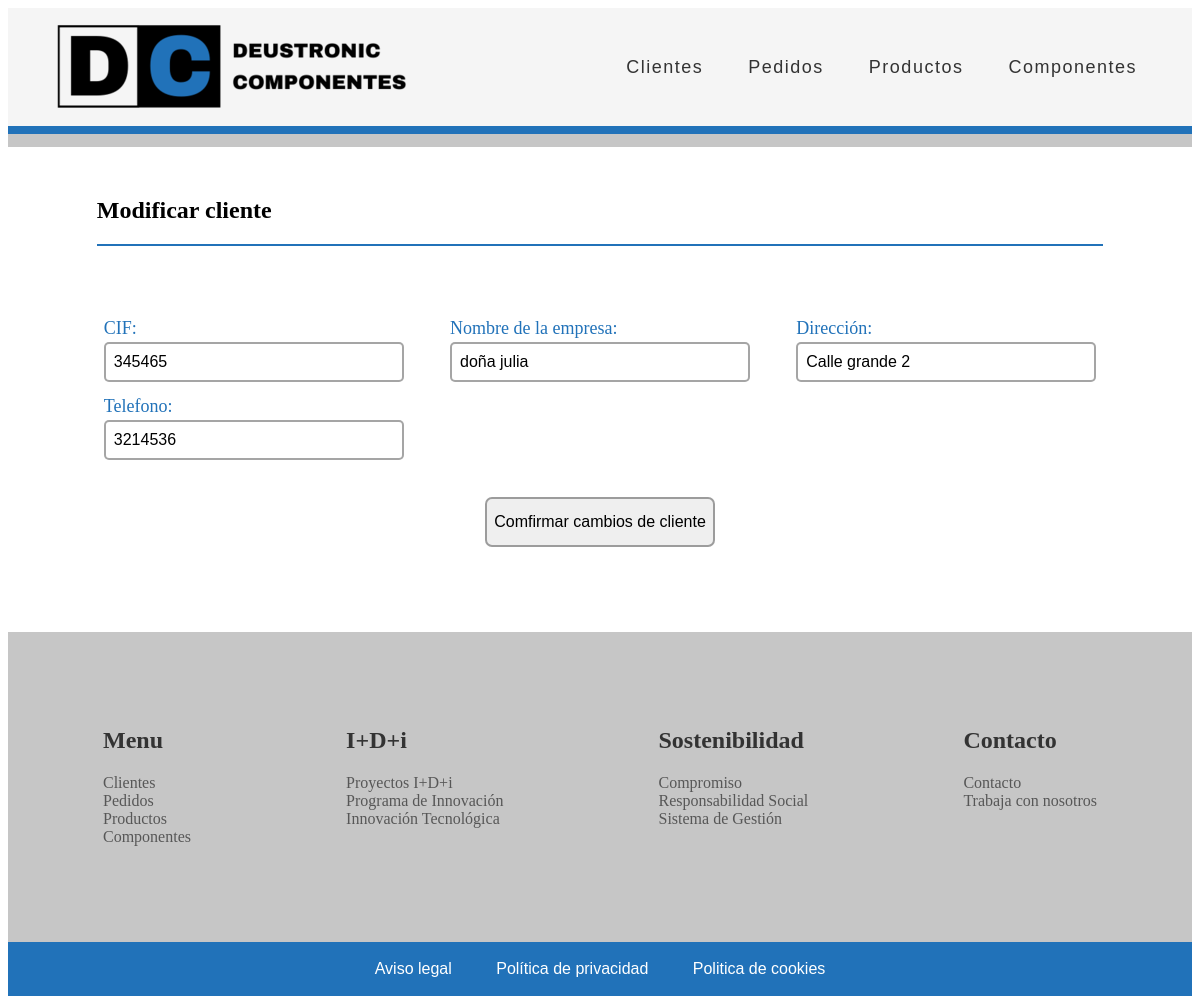
The page /appGestionPedidos/modificar-cliente/13/ on the database its author committed.
### appGestionPedidos/models.py (models this page shows, shortened)
class Cliente(models.Model):
    CIF = models.CharField(max_length=9, unique=True)
    nombreEmpresa = models.CharField(max_length=16)
    direccion = models.CharField(max_length=60)
    datosContacto = models.CharField(max_length=60)

### appGestionPedidos/views.py (the view)
# urls.py: path('modificar-cliente/<id>/', cliente_modify, name='cliente_modify'),
def cliente_modify(request, id):
    cliente = get_object_or_404(Cliente, id=id)
    data = {
            'formulario': ClienteForm(instance=cliente)
        }
    if request.method == 'POST':
        formulario = ClienteForm(data=request.POST, instance=cliente, files=request.FILES)
        if formulario.is_valid():
            formulario.save()
            return redirect("index")
        data["formulario"] = formulario
    return render(request, 'appGestionPedidos/cliente_modify.html', data)

### appGestionPedidos/forms.py
class ClienteForm(forms.ModelForm):
    class Meta:
        model = Cliente
        fields = '__all__'

### appGestionPedidos/templates/appGestionPedidos/cliente_modify.html (shortened to what this page needs)
{% extends "base.html" %}
{% load static %}
{% block contenido %}
<div class="main_container">
    <div class="main_c_m_title">
        <h2>Modificar cliente</h2>
        <div class="main_line_blue"></div>
    </div>
    <form class="main_form" action="" method="post">
        <div class="main_form_container">
            <div class="main_form_field">
                <label for="{{ formulario.CIF.id_for_label }}">CIF: </label>
                {{ formulario.CIF }}
            </div>
            <div class="main_form_field">
                <label for="{{ formulario.nombreEmpresa.id_for_label }}">Nombre de la empresa: </label>
                {{ formulario.nombreEmpresa }}
            </div>
            <div class="main_form_field">
                <label for="{{ formulario.direccion.id_for_label }}">Dirección: </label>
                {{ formulario.direccion }}
            </div>
            <div class="main_form_field">
                <label for="{{ formulario.datosContacto.id_for_label }}">Telefono: </label>
                {{ formulario.datosContacto }}
            </div>
        </div>
        <div class="main_form_button">
            <input type="submit" value="Comfirmar cambios de cliente" />
        </div>
    </form>
</div>
{% endblock %}

### appGestionPedidos/static/CSS/estilos.css (style rules this page uses)
.main_container { width: 85%; max-width: 1300px; margin: 50px auto; text-align: justify; justify-content: center; }
.main_line_blue { background-color: #2172b9; height: 2.5px; }
.main_form { padding: 35px 0px; }
.main_form_container { display: flex; flex-wrap: wrap; justify-content: space-between; width: 100%; max-width: 1100px; padding: 30px 0px; margin-left: auto; margin-right: auto; }
.main_form_field { display: flex; flex-direction: column; width: 300px; margin: 7px 7px; }
.main_form_field label { font-size: 18px; margin-bottom: 3px; color: #2172b9; }
.main_form_field input { font-size: 16px; height: 34px; padding-left: 8px; border: 2px solid #33333370; border-radius: 5px; }
.main_form_button { display: flex; justify-content: center; width: auto; margin-left: auto; margin-right: auto; }
.main_form_button input { border: 2px solid #33333370; border-radius: 7px; font-size: medium; height: 50px; width: 230px; }

### rows shown on the page
Cliente: CIF "345465", nombreEmpresa "doña julia", direccion "Calle grande 2", datosContacto "3214536"
